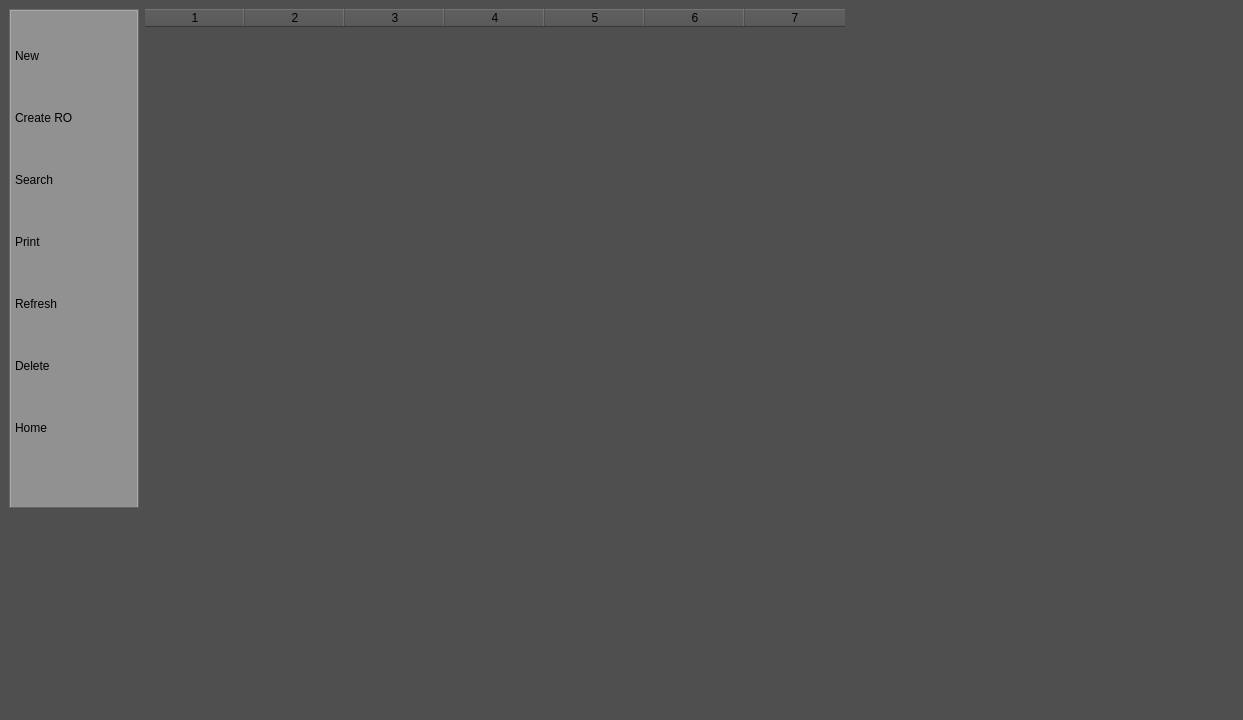
<?xml version="1.0" encoding="UTF-8"?>
<ui version="4.0">
 <class>Customers</class>
 <widget class="QMainWindow" name="Customers">
  <property name="geometry">
   <rect>
    <x>0</x>
    <y>0</y>
    <width>1243</width>
    <height>720</height>
   </rect>
  </property>
  <property name="windowTitle">
   <string>Customers</string>
  </property>
  <property name="windowIcon">
   <iconset>
    <normaloff>Images/Icons/user.png</normaloff>
    <normalon>Images/Icons/user.png</normalon>
    <activeon>Images/Icons/user.png</activeon>Images/Icons/user.png</iconset>
  </property>
  <property name="styleSheet">
   <string notr="true">  background-color: #504F4F;</string>
  </property>
  <widget class="QWidget" name="centralwidget">
   <layout class="QGridLayout" name="gridLayout">
    <item row="0" column="1" rowspan="2">
     <widget class="QTableWidget" name="customer_table">
      <property name="styleSheet">
       <string notr="true">border: none;</string>
      </property>
      <property name="columnCount">
       <number>7</number>
      </property>
      <column/>
      <column/>
      <column/>
      <column/>
      <column/>
      <column/>
      <column/>
     </widget>
    </item>
    <item row="1" column="0">
     <widget class="QLabel" name="winter_auto_logo">
      <property name="maximumSize">
       <size>
        <width>130</width>
        <height>16777215</height>
       </size>
      </property>
      <property name="text">
       <string/>
      </property>
      <property name="pixmap">
       <pixmap>winter_auto.png</pixmap>
      </property>
      <property name="alignment">
       <set>Qt::AlignCenter</set>
      </property>
     </widget>
    </item>
    <item row="0" column="0">
     <widget class="QTabWidget" name="sidebar">
      <property name="maximumSize">
       <size>
        <width>130</width>
        <height>500</height>
       </size>
      </property>
      <property name="styleSheet">
       <string notr="true">background-color: #929191;</string>
      </property>
      <property name="currentIndex">
       <number>0</number>
      </property>
      <property name="iconSize">
       <size>
        <width>30</width>
        <height>30</height>
       </size>
      </property>
      <property name="tabBarAutoHide">
       <bool>true</bool>
      </property>
      <widget class="QWidget" name="tab">
       <attribute name="title">
        <string>Tab 1</string>
       </attribute>
       <widget class="QWidget" name="">
        <property name="geometry">
         <rect>
          <x>3</x>
          <y>4</y>
          <width>121</width>
          <height>461</height>
         </rect>
        </property>
        <layout class="QVBoxLayout" name="verticalLayout">
         <item>
          <widget class="QPushButton" name="new_customer_button">
           <property name="minimumSize">
            <size>
             <width>90</width>
             <height>30</height>
            </size>
           </property>
           <property name="styleSheet">
            <string notr="true">text-align: left;</string>
           </property>
           <property name="text">
            <string>New </string>
           </property>
           <property name="icon">
            <iconset>
             <normaloff>Images/Icons/user-add.png</normaloff>Images/Icons/user-add.png</iconset>
           </property>
           <property name="iconSize">
            <size>
             <width>30</width>
             <height>30</height>
            </size>
           </property>
           <property name="flat">
            <bool>true</bool>
           </property>
          </widget>
         </item>
         <item>
          <widget class="QPushButton" name="create_ro_button">
           <property name="minimumSize">
            <size>
             <width>0</width>
             <height>30</height>
            </size>
           </property>
           <property name="styleSheet">
            <string notr="true">text-align: left;</string>
           </property>
           <property name="text">
            <string>Create RO</string>
           </property>
           <property name="icon">
            <iconset>
             <normaloff>Images/Icons/list-check.png</normaloff>Images/Icons/list-check.png</iconset>
           </property>
           <property name="iconSize">
            <size>
             <width>30</width>
             <height>30</height>
            </size>
           </property>
           <property name="flat">
            <bool>true</bool>
           </property>
          </widget>
         </item>
         <item>
          <widget class="QPushButton" name="search_button">
           <property name="minimumSize">
            <size>
             <width>30</width>
             <height>30</height>
            </size>
           </property>
           <property name="styleSheet">
            <string notr="true">text-align: left;
</string>
           </property>
           <property name="text">
            <string>Search</string>
           </property>
           <property name="icon">
            <iconset>
             <normaloff>Images/Icons/search.png</normaloff>Images/Icons/search.png</iconset>
           </property>
           <property name="iconSize">
            <size>
             <width>30</width>
             <height>30</height>
            </size>
           </property>
           <property name="flat">
            <bool>true</bool>
           </property>
          </widget>
         </item>
         <item>
          <widget class="QPushButton" name="print_button">
           <property name="minimumSize">
            <size>
             <width>0</width>
             <height>30</height>
            </size>
           </property>
           <property name="styleSheet">
            <string notr="true">text-align: left;</string>
           </property>
           <property name="text">
            <string>Print</string>
           </property>
           <property name="icon">
            <iconset>
             <normaloff>Images/Icons/print.png</normaloff>Images/Icons/print.png</iconset>
           </property>
           <property name="iconSize">
            <size>
             <width>30</width>
             <height>30</height>
            </size>
           </property>
           <property name="flat">
            <bool>true</bool>
           </property>
          </widget>
         </item>
         <item>
          <widget class="QPushButton" name="refresh_button">
           <property name="minimumSize">
            <size>
             <width>0</width>
             <height>30</height>
            </size>
           </property>
           <property name="styleSheet">
            <string notr="true">text-align: left;
</string>
           </property>
           <property name="text">
            <string>Refresh</string>
           </property>
           <property name="icon">
            <iconset>
             <normaloff>Images/Icons/refresh.png</normaloff>Images/Icons/refresh.png</iconset>
           </property>
           <property name="iconSize">
            <size>
             <width>30</width>
             <height>30</height>
            </size>
           </property>
           <property name="flat">
            <bool>true</bool>
           </property>
          </widget>
         </item>
         <item>
          <widget class="QPushButton" name="delete_button">
           <property name="minimumSize">
            <size>
             <width>90</width>
             <height>30</height>
            </size>
           </property>
           <property name="styleSheet">
            <string notr="true">text-align: left;</string>
           </property>
           <property name="text">
            <string>Delete</string>
           </property>
           <property name="icon">
            <iconset>
             <normaloff>Images/Icons/trash.png</normaloff>Images/Icons/trash.png</iconset>
           </property>
           <property name="iconSize">
            <size>
             <width>30</width>
             <height>30</height>
            </size>
           </property>
           <property name="flat">
            <bool>true</bool>
           </property>
          </widget>
         </item>
         <item>
          <widget class="QPushButton" name="home_button">
           <property name="minimumSize">
            <size>
             <width>0</width>
             <height>30</height>
            </size>
           </property>
           <property name="styleSheet">
            <string notr="true">text-align: left;</string>
           </property>
           <property name="text">
            <string>Home</string>
           </property>
           <property name="icon">
            <iconset>
             <normaloff>Images/Icons/home.png</normaloff>Images/Icons/home.png</iconset>
           </property>
           <property name="iconSize">
            <size>
             <width>30</width>
             <height>30</height>
            </size>
           </property>
           <property name="flat">
            <bool>true</bool>
           </property>
          </widget>
         </item>
        </layout>
       </widget>
      </widget>
     </widget>
    </item>
   </layout>
  </widget>
  <widget class="QStatusBar" name="statusbar"/>
 </widget>
 <resources/>
 <connections/>
</ui>
